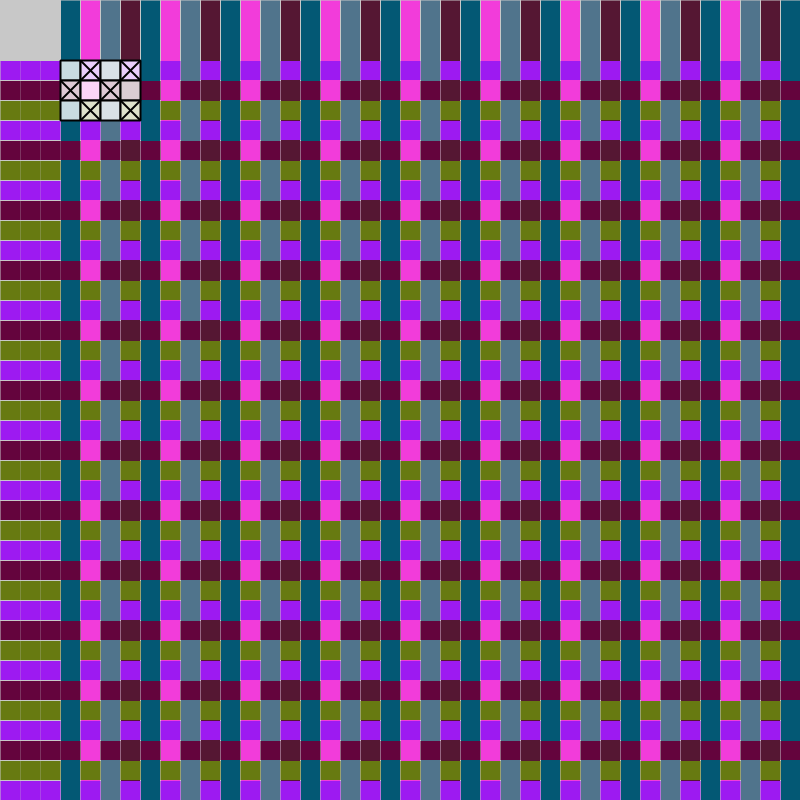
Frame 1 (no input)
Frame 60 (the mouse pressed at the canvas centre just before this capture): identical to frame 1, image omitted
Frame 120 (the mouse held since frame 60 and released just before this capture): identical to frame 1, image omitted

The Processing sketch that drew this single still picture (run headless with seeded random() and noise(); from frame 60 on, the mouse is pressed at the canvas centre):

// Processing sketch: processing_89198
// ── processing_89198.pde

color [] colsV;
color [] colsH;
check [][] checks;
int step=20 ;
int empty=1;
int nbeColorsV;
int nbeColorsH;
void setup() {
  size(800, 800);
  smooth();
  background(255);
  strokeWeight(step-empty);
  strokeCap(SQUARE);
  strokeJoin(SQUARE);
  initiate();
  knit();
}
void draw() {
  //if(frameCount%30==0)restart();
}
void initiate(){
    nbeColorsV=int(random(1, 6));
    nbeColorsH=int(random(1, 12));
    colsV=new color[nbeColorsV];
    colsH=new color[nbeColorsH];
    checks=new check[nbeColorsH+int(nbeColorsH==1)][nbeColorsV+int(nbeColorsV==1)];
    for(int i=0;i<checks.length;i++){
      for(int j=0;j<checks[0].length;j++){
        checks[i][j]=new check(i,j,boolean((i+j)%2));
      }      
    }
    chooseColors();
}
void chooseColors(){
  for (int i=0;i<colsV.length;i++) {
      colsV[i]=color(random(255), random(255), random(255));
    }
    for (int i=0;i<colsH.length;i++) {
      colsH[i]=color(random(255), random(255), random(255));
    }
}
void knit(){
  background(200);
    strokeWeight(step-empty);
    for (int i=3*step+step/2;i<width;i+=step) {
      stroke(colsV[(i/step)%colsV.length]);
      line(i, 0, i, height);
    }
    for (int i=3*step+step/2;i<height;i+=step) {
      stroke(colsH[(i/step)%colsH.length]);
      for (int j=0;j<width+1-step;j+=step) {
        if (checks[((i-3*step)/step)%checks.length][((j+3*step)/step)%checks[0].length].value || j< 3*step)line(j-empty/2, i, j+step+empty/2, i);
        else {
          line(j-empty/2, i, j+empty/2, i);
        }
      }
    }
    for(int i=0;i<checks.length;i++){
      for(int j=0;j<checks[0].length;j++){
        checks[i][j].display();
      }      
    }
    
}
void keyPressed() {
  switch (keyCode) {
  case 32:
    initiate();
    break;
  case 67:
    chooseColors();
    break;
  case 40:
    if (step>empty+2)step-=2;
    strokeWeight(step-empty);
    break;
  case 38:
    step+=2;
    strokeWeight(step-empty);    
  }
  knit();
}
void mouseReleased(){
  for(int i=0;i<checks.length;i++){
      for(int j=0;j<checks[0].length;j++){
        checks[i][j].mouseReleased();
      }      
    }
}
class check{
  int index,rang;
  boolean value;
  check(int Rang,int I,boolean Value){
    index=I;  
    rang=Rang;
    value=Value;  
  }
void display(){
  fill(#FFFFFF,200);
  stroke(0);
  strokeWeight(2);
  rect ((3+index)*step,(rang+3)*step,step,step);
  if(value){
    line((3+index)*step,(rang+3)*step,(4+index)*step,(rang+4)*step);
    line((4+index)*step,(rang+3)*step,(3+index)*step,(rang+4)*step);
  }
}
boolean isMouseOver(){
  return (mouseX>(3+index)*step && mouseX<(4+index)*step&& mouseY>(rang+3)*step && mouseY<(4+rang)*step);
}
void mouseReleased(){
 if(isMouseOver()){ value=!value;
  if(value){
    line((3+index)*step,(rang+3)*step,(4+index)*step,(rang+4)*step);
    line((4+index)*step,(rang+3)*step,(3+index)*step,(rang+4)*step);
  }
  else rect ((3+index)*step,(rang+3)*step,step,step);
  knit();
 }
}
}
